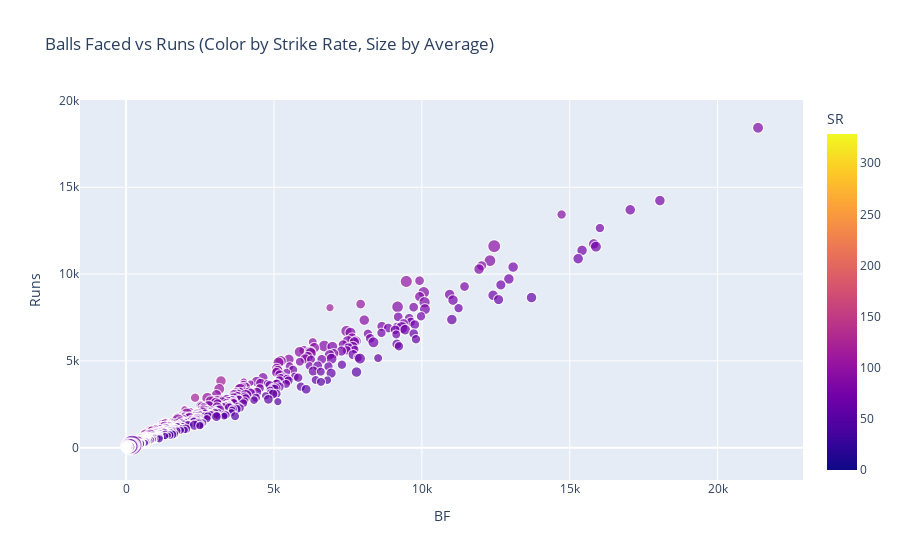

Notebook cell for this chart:
### Markdown cell above
## Data visualization

### Code cell
import plotly.express as px

fig = px.scatter(df, x='BF', y='Runs', color='SR',
                 size='Ave', hover_data=['100', '50', '0'],
                 title=' Balls Faced vs Runs (Color by Strike Rate, Size by Average)')
fig.show()

### Figure 1 — Plotly figure (JSON) as saved in the notebook; plotly's stock layout.template omitted (floating-point values rounded to 4 significant figures; data arrays with more than 128 entries replaced by an {"elided": "..."} marker saying what was removed)
{"data": [{"customdata": {"elided": "2370x3 int values"}, "hovertemplate": "BF=%{x}<br>Runs=%{y}<br>Ave=%{marker.size}<br>100=%{customdata[0]}<br>50=%{customdata[1]}<br>0=%{customdata[2]}<br>SR=%{marker.color}<extra></extra>", "legendgroup": "", "marker": {"color": {"elided": "2370 float values"}, "coloraxis": "coloraxis", "size": {"elided": "2370 float values"}, "sizemode": "area", "sizeref": 0.3625, "symbol": "circle"}, "mode": "markers", "name": "", "showlegend": false, "type": "scattergl", "x": {"elided": "2370 int values"}, "xaxis": "x", "y": {"elided": "2370 int values"}, "yaxis": "y"}], "layout": {"coloraxis": {"colorbar": {"title": {"text": "SR"}}, "colorscale": [[0, "#0d0887"], [0.1111, "#46039f"], [0.2222, "#7201a8"], [0.3333, "#9c179e"], [0.4444, "#bd3786"], [0.5556, "#d8576b"], [0.6667, "#ed7953"], [0.7778, "#fb9f3a"], [0.8889, "#fdca26"], [1, "#f0f921"]]}, "legend": {"itemsizing": "constant", "tracegroupgap": 0}, "title": {"text": " Balls Faced vs Runs (Color by Strike Rate, Size by Average)"}, "xaxis": {"anchor": "y", "domain": [0, 1], "title": {"text": "BF"}}, "yaxis": {"anchor": "x", "domain": [0, 1], "title": {"text": "Runs"}}}}
